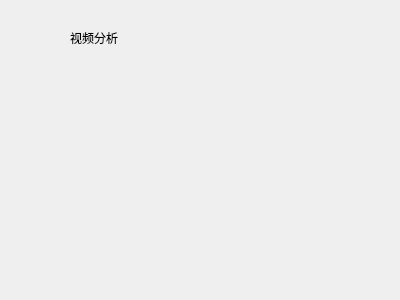
<?xml version="1.0" encoding="UTF-8"?>
<ui version="4.0">
 <class>video</class>
 <widget class="QWidget" name="video">
  <property name="geometry">
   <rect>
    <x>0</x>
    <y>0</y>
    <width>400</width>
    <height>300</height>
   </rect>
  </property>
  <property name="windowTitle">
   <string>Form</string>
  </property>
  <widget class="QLabel" name="label">
   <property name="geometry">
    <rect>
     <x>70</x>
     <y>30</y>
     <width>72</width>
     <height>15</height>
    </rect>
   </property>
   <property name="text">
    <string>视频分析</string>
   </property>
  </widget>
 </widget>
 <resources/>
 <connections/>
</ui>
